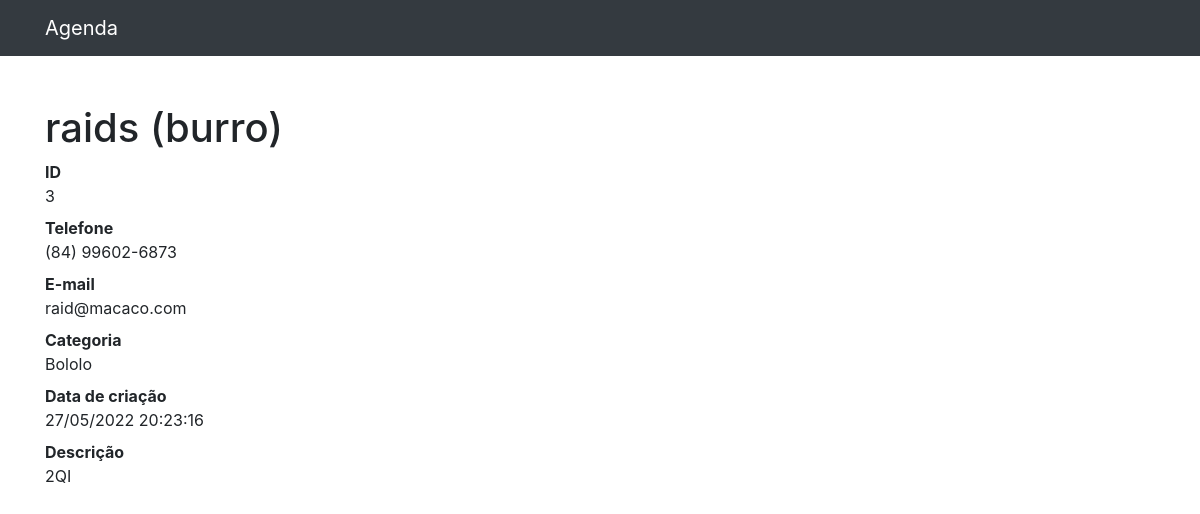
Page /3 on the committed database.
### contatos/models.py (models this page shows, shortened)
class Contato(models.Model):
    nome = models.CharField(max_length=255)
    sobrenome = models.CharField(max_length=255, blank=True)
    telefone = models.CharField(max_length=50)
    email = models.EmailField(max_length=255, blank=True)
    data_criacao = models.DateTimeField(default=timezone.now)
    descricao = models.TextField(blank=True)
    categoria = models.ForeignKey(Categoria, on_delete=models.DO_NOTHING)
    mostrar = models.BooleanField(default=True)

class Categoria(models.Model):
    nome = models.CharField(max_length=255)
    def __str__(self):
        return self.nome

### contatos/views.py (the view)
# urls.py: path('<int:contato_id>', views.ver_contato, name="ver_contato")
def ver_contato(request, contato_id):
    contato = get_object_or_404(Contato, id=contato_id)
    return render(request, 'contatos/ver_contato.html', {
        'contato': contato
    })

### contatos/templates/contatos/ver_contato.html
{% extends 'base.html' %}
{% block conteudo %}
    <h1 class="mt-5">{{ contato.nome }} {{ contato.sobrenome }}</h1>
        <dl>
          <dt>ID</dt>
          <dd>{{ contato.id }}</dd>
          <dt>Telefone</dt>
          <dd>{{ contato.telefone }}</dd>
          <dt>E-mail</dt>
          <dd>{{ contato.email }}</dd>
          <dt>Categoria</dt>
          <dd>{{ contato.categoria }}</dd>
          <dt>Data de criação</dt>
          <dd>{{ contato.data_criacao|date:'d/m/Y H:i:s' }}</dd>
          <dt>Descrição</dt>
          <dd>{{ contato.descricao }}</dd>
        </dl>
{% endblock conteudo %}

### rows in the picture
Contato: nome "raids", sobrenome "(burro)", id "3", telefone "(84) 99602-6873", email "raid@macaco.com", categoria "Bololo", data_criacao "27/05/2022 20:23:16", descricao "2QI"
